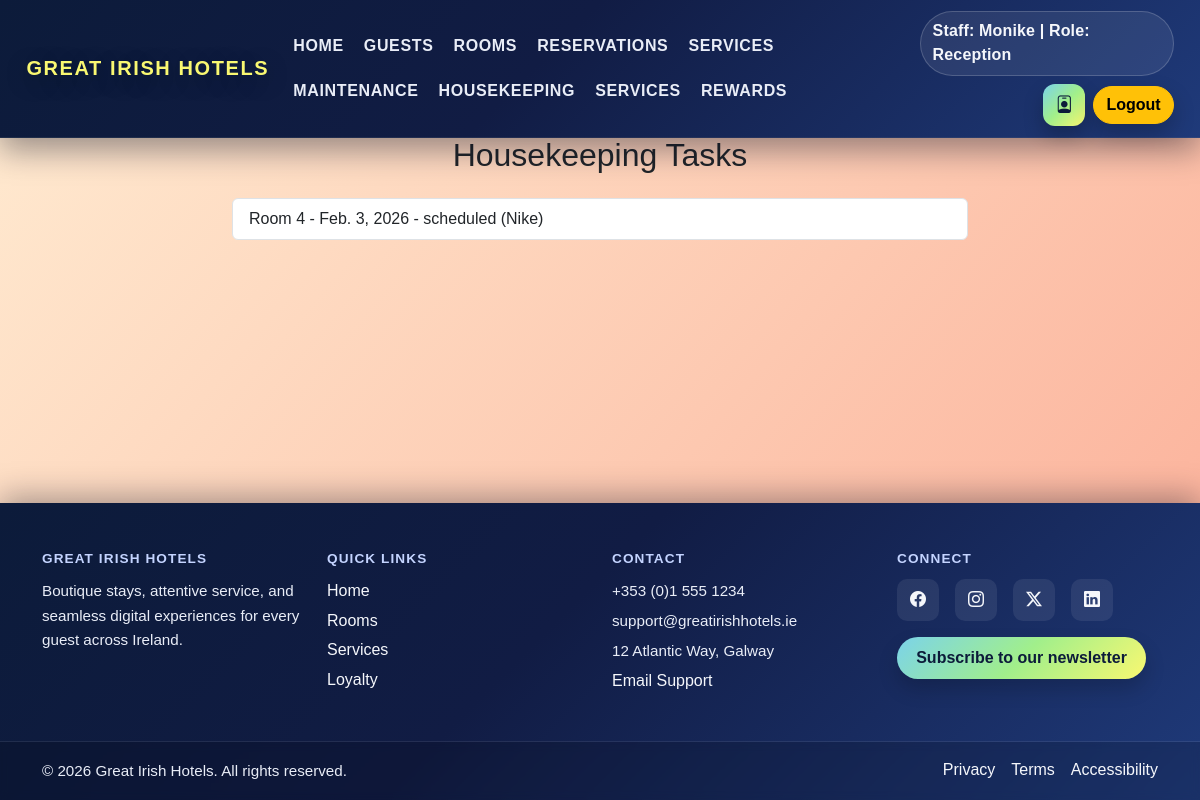
Screenshot of /housekeeping/ (signed in) with the database file from the repository.
### core/models.py (models this page shows, shortened)
class Staff(models.Model):
	name = models.CharField(max_length=100)
	role = models.ForeignKey('Role', on_delete=models.SET_NULL, null=True)
	email = models.EmailField(unique=True)
	password_hash = models.CharField(max_length=128)

class Role(models.Model):
	ROLE_CATEGORY_CHOICES = [
		('admin', 'Admin'),
		('guest', 'Guest'),
		('staff', 'Staff'),
	]
	name = models.CharField(max_length=50, unique=True)
	category = models.CharField(max_length=10, choices=ROLE_CATEGORY_CHOICES, default='staff')

class Housekeeping(models.Model):
	room = models.ForeignKey(Room, on_delete=models.CASCADE)
	staff = models.ForeignKey(Staff, on_delete=models.SET_NULL, null=True)
	date = models.DateField()
	status = models.CharField(max_length=20, choices=[
		("scheduled", "Scheduled"),
		("in-progress", "In-progress"),
		("completed", "Completed"),
		("inspected", "Inspected")
	])
	time_spent = models.DurationField(null=True, blank=True)
	deep_cleaning = models.BooleanField(default=False)

class Room(models.Model):
	number = models.CharField(max_length=10)
	floor = models.IntegerField()
	type = models.CharField(max_length=50)
	beds = models.IntegerField(default=1)
	rate = models.DecimalField(max_digits=8, decimal_places=2)
	smoking_allowed = models.BooleanField(default=False)
	available = models.BooleanField(default=True)
	image = CloudinaryField('room-image', folder='rooms', blank=True, null=True)

### core/views.py (the view)
# urls.py: path('housekeeping/', housekeeping, name='housekeeping'),
@require_guest_or_staff('Housekeeper', 'Reception')
def housekeeping(request):
	tasks = Housekeeping.objects.select_related('room', 'staff').all()
	context = get_user_context(request)
	context['housekeeping'] = tasks
	return render(request, 'housekeeping.html', context)

### core/views.py (called while the page is built, shortened)
def get_user_context(request):
	guest_name = None
	staff_name = None
	staff_role = None
	guest_id_document = None
	guest_id = request.session.get('guest_id')
	staff_id = request.session.get('staff_id')
	if staff_id:
		try:
			from .models import Staff
			staff_obj = Staff.objects.get(id=staff_id)
			staff_name = staff_obj.name
			staff_role = staff_obj.role.name if staff_obj.role else None
		except Exception:
			pass
	if guest_id:
		try:
			from .models import Guest
			guest_obj = Guest.objects.get(id=guest_id)
			guest_name = f"{guest_obj.first_name} {guest_obj.last_name}"
			guest_id_document = guest_obj.id_document.split('|')[0] if guest_obj.id_document else ''
		except Exception:
			pass
	return {'guest_name': guest_name, 'staff_name': staff_name, 'staff_role': staff_role, 'guest_id_document': guest_id_document}

def require_guest_or_staff(*allowed_staff_roles):
	def decorator(view_func):
		@wraps(view_func)
		def _wrapped(request, *args, **kwargs):
			if request.user.is_authenticated and request.user.is_staff:
				return view_func(request, *args, **kwargs)
			guest_id = request.session.get('guest_id')
			if guest_id:
				return view_func(request, *args, **kwargs)
		return _wrapped
	return decorator

### core/templates/housekeeping.html (shortened to what this page needs)
<!DOCTYPE html>
<html lang="en">
<head>
    <link href="https://cdn.jsdelivr.net/npm/bootstrap@5.3.2/dist/css/bootstrap.min.css" rel="stylesheet">
    <link href="https://cdn.jsdelivr.net/npm/bootstrap-icons@1.11.3/font/bootstrap-icons.css" rel="stylesheet">
    <link rel="stylesheet" href="/static/style.css">
</head>
<body>
        {% include "header.html" %}
        <main class="container py-5">
            <div class="row justify-content-center">
                <div class="col-lg-8">
                    <h2 class="mb-4 text-center">Housekeeping Tasks</h2>
                    <ul class="list-group">
                        {% for task in housekeeping %}
                            <li class="list-group-item d-flex flex-column flex-md-row justify-content-between align-items-md-center">
                                <span>Room {{ task.room.number }} - {{ task.date }} - {{ task.status }} {% if task.staff %} ({{ task.staff.name }}) {% endif %} {% if task.deep_cleaning %} [Deep Cleaning] {% endif %}</span>
                            </li>
                        {% empty %}
                            <li class="list-group-item text-center">No housekeeping tasks found.</li>
                        {% endfor %}
                    </ul>
                </div>
            </div>
        </main>
        {% include "footer.html" %}
</body>
</html>

### core/templates/header.html (shortened to what this page needs)
<header class="site-header">
    <nav class="navbar navbar-expand-xl navbar-dark gi-navbar fixed-top">
        <div class="container-xxl">
            <a class="navbar-brand" href="/">Great Irish Hotels</a>
            <div class="collapse navbar-collapse" id="mainNavbar">
                <ul class="navbar-nav align-items-lg-center mx-auto mb-3 mb-lg-0 gap-lg-1">
                    <li class="nav-item"><a class="nav-link gi-nav-link" href="/">Home</a></li>
                    {% if request.user.is_authenticated and request.user.is_staff or staff_role == 'Reception' %}
                        <li class="nav-item"><a class="nav-link gi-nav-link" href="{% url 'guest_list' %}">Guests</a></li>
                    {% endif %}
                    <li class="nav-item"><a class="nav-link gi-nav-link" href="/rooms/">Rooms</a></li>
                    {% if request.user.is_authenticated and request.user.is_staff or staff_role == 'Reception' %}
                        <li class="nav-item"><a class="nav-link gi-nav-link" href="{% url 'reservation_list' %}">Reservations</a></li>
                        <li class="nav-item"><a class="nav-link gi-nav-link" href="{% url 'service_list' %}">Services</a></li>
                    {% endif %}
                    {% if request.user.is_authenticated and request.user.is_staff or staff_role == 'Maintenance' or staff_role == 'Reception' or guest_name %}
                        <li class="nav-item"><a class="nav-link gi-nav-link" href="{% url 'maintenance_list' %}">Maintenance</a></li>
                    {% endif %}
                    {% if request.user.is_authenticated and request.user.is_staff or staff_role == 'Housekeeper' or staff_role == 'Reception' or guest_name %}
                        <li class="nav-item"><a class="nav-link gi-nav-link" href="{% url 'housekeeping_list' %}">Housekeeping</a></li>
                    {% endif %}
                    {% if guest_name %}
                        <li class="nav-item"><a class="nav-link gi-nav-link" href="/services/">Services</a></li>
                    {% endif %}
                    <li class="nav-item"><a class="nav-link gi-nav-link" href="{% url 'loyalty' %}">Rewards</a></li>
                </ul>
                <div class="header-actions d-flex align-items-center gap-2">
                    {% if staff_name and staff_role %}
                        <span class="header-pill">Staff: {{ staff_name }} | Role: {{ staff_role }}</span>
                        {% if request.resolver_match.url_name != 'user_profile' %}
                            <a href="{% url 'user_profile' %}" class="header-icon" title="View/Edit Profile">
                                <i class="bi bi-person-badge"></i>
                            </a>
                        {% endif %}
                        <a href="/logout/" class="btn btn-warning logout-trigger">Logout</a>
                    {% endif %}
                </div>
            </div>
        </div>
    </nav>
</header>

### core/static/style.css (style rules this page uses)
html, body { font-family: Arial, sans-serif; background-color: transparent; position: relative; overflow-x: hidden; min-height: 100%; height: 100%; margin: 0; padding: 0; }
body { display: flex; flex-direction: column; padding-top: calc(var(--nav-height) + 10px); }
main { flex: 1; padding-top: 0.35rem; }
body::before { content: ""; position: fixed; top: 0; left: 0; width: 100%; height: 100%; z-index: -1; background: linear-gradient(130deg, #ffecd2, #fcb69f, #ff9a8b, #ff758c, #f6416c, #f76b1c, #c471ed, #662d8c); background-size: 600% 600%; animation: gradientDrift 12s ease-in-out infinite; pointer-events: none; }
:root { --nav-height: 78px; }
.site-header { position: relative; z-index: 1030; }
.gi-navbar { background: linear-gradient(135deg, #0c1b3a 0%, #111c44 45%, #1f3a7a 100%); backdrop-filter: blur(10px); box-shadow: 0 12px 30px rgba(4, 9, 30, 0.4); border-bottom: 1px solid rgba(255, 255, 255, 0.08); padding: 0.7rem 0.9rem; min-height: var(--nav-height); }
.gi-navbar .navbar-brand { color: #f9f871; font-weight: 800; letter-spacing: 0.08em; text-transform: uppercase; text-shadow: 0 6px 22px rgba(0, 0, 0, 0.35); }
.gi-navbar .navbar-nav { gap: 0.35rem 0.55rem; flex-wrap: wrap; }
.gi-nav-link { color: #e9edf7; font-weight: 700; text-transform: uppercase; letter-spacing: 0.04em; padding: 0.55rem 0.85rem; position: relative; transition: color 0.2s ease, opacity 0.2s ease; display: inline-flex; align-items: center; gap: 0.35rem; }
.gi-nav-link::after { content: ""; position: absolute; left: 18%; right: 18%; bottom: 0.45rem; height: 2px; background: linear-gradient(90deg, #7bd3ea, #a1ef8b, #f9f871); opacity: 0; transition: opacity 0.2s ease, transform 0.2s ease; transform: scaleX(0.6); }
.header-actions { flex-wrap: wrap; justify-content: flex-start; gap: 0.35rem 0.6rem; }
.header-pill { color: #f5f7fb; background: rgba(255, 255, 255, 0.08); border: 1px solid rgba(255, 255, 255, 0.18); border-radius: 999px; padding: 0.45rem 0.75rem; font-weight: 600; letter-spacing: 0.01em; display: inline-flex; align-items: center; gap: 0.35rem; }
.header-icon { width: 42px; height: 42px; display: inline-flex; align-items: center; justify-content: center; color: #0c1b3a; background: linear-gradient(135deg, #7bd3ea, #a1ef8b, #f9f871); border-radius: 12px; text-decoration: none; font-size: 1.1rem; box-shadow: 0 10px 20px rgba(0, 0, 0, 0.24); transition: transform 0.2s ease, box-shadow 0.2s ease; }
.gi-navbar .btn.btn-warning { border-radius: 999px; font-weight: 700; box-shadow: 0 10px 22px rgba(0, 0, 0, 0.22); }
@media (min-width: 992px) { .header-actions { justify-content: flex-end; } }

### rows the page displays
Staff: name "Monike"
Role: name "Reception"
Housekeeping: room.number "4", date "Feb. 3, 2026", status "scheduled", staff.name "Nike"
